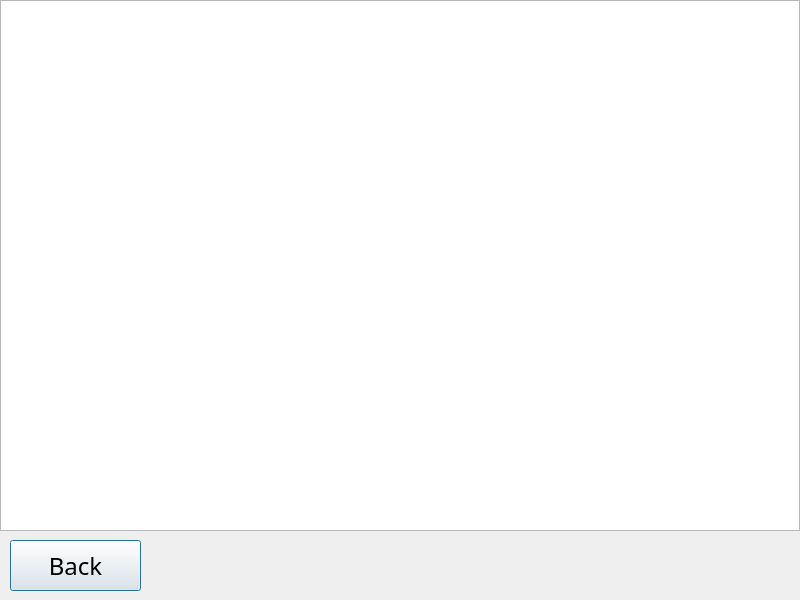
<?xml version="1.0" encoding="UTF-8"?>
<ui version="4.0">
 <class>retrievePassword</class>
 <widget class="QDialog" name="retrievePassword">
  <property name="geometry">
   <rect>
    <x>0</x>
    <y>0</y>
    <width>800</width>
    <height>600</height>
   </rect>
  </property>
  <property name="windowTitle">
   <string>Dialog</string>
  </property>
  <widget class="QTableWidget" name="tableWidget">
   <property name="geometry">
    <rect>
     <x>0</x>
     <y>0</y>
     <width>800</width>
     <height>531</height>
    </rect>
   </property>
  </widget>
  <widget class="QPushButton" name="backButton">
   <property name="geometry">
    <rect>
     <x>10</x>
     <y>540</y>
     <width>131</width>
     <height>51</height>
    </rect>
   </property>
   <property name="font">
    <font>
     <family>Bahnschrift Light</family>
     <pointsize>18</pointsize>
    </font>
   </property>
   <property name="text">
    <string>Back</string>
   </property>
  </widget>
 </widget>
 <resources/>
 <connections/>
</ui>
